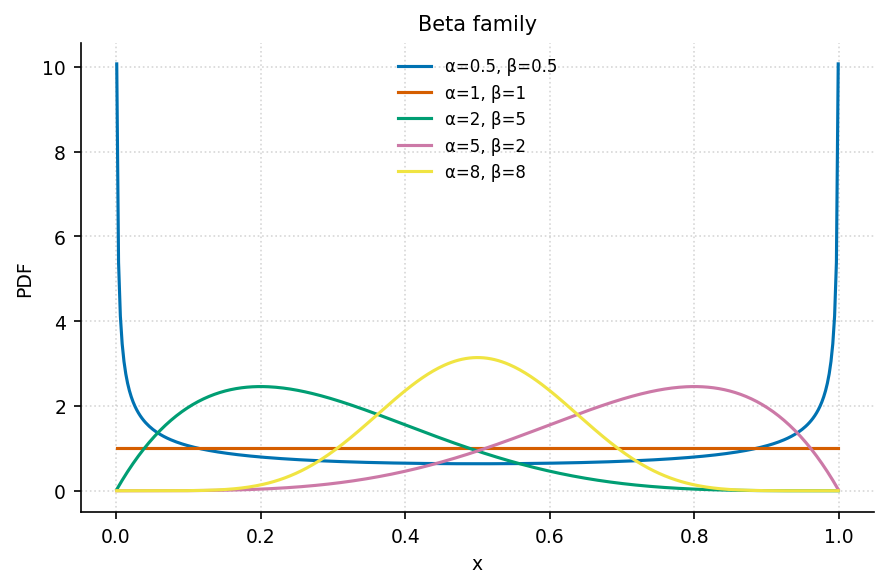

Here is the Python script that generated this plot:
"""dist_beta_family: Beta 分布族（不同 α, β）."""
import sys, os; sys.path.insert(0, os.path.join(os.path.dirname(os.path.abspath(__file__)), '..', '..', '_utils', 'python'))
import numpy as np
import matplotlib.pyplot as plt
from scipy.stats import beta as bdist
from theme import apply_theme
from palette import cycle

def make_figure(title='Beta family'):
    apply_theme()
    x = np.linspace(0.001, 0.999, 400)
    fig, ax = plt.subplots()
    for i, (a, b) in enumerate([(0.5,0.5), (1,1), (2,5), (5,2), (8,8)]):
        ax.plot(x, bdist.pdf(x, a, b), color=cycle(i), label=f'α={a}, β={b}')
    ax.set_xlabel('x'); ax.set_ylabel('PDF'); ax.set_title(title)
    ax.legend(); ax.grid(True, linestyle=':', alpha=0.5)
    fig.tight_layout()
    return fig

if __name__ == '__main__':
    fig = make_figure(); fig.savefig(__file__.replace('.py', '.png'), dpi=150)
